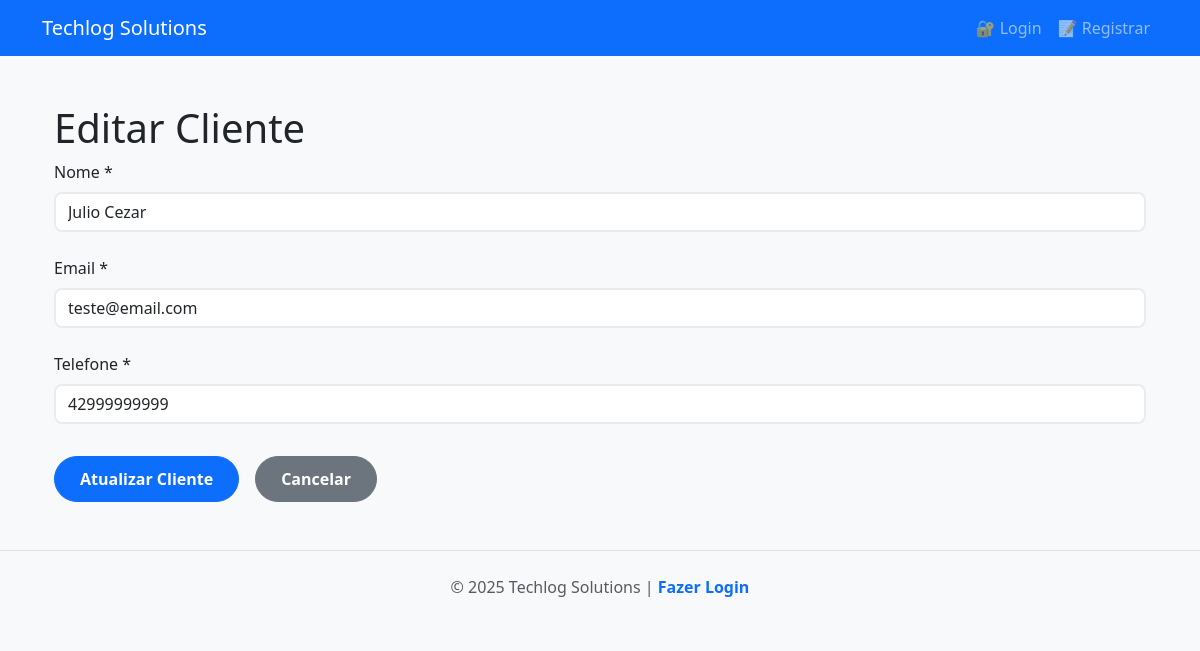
/clientes/3, run on an earlier commit of the app's database.
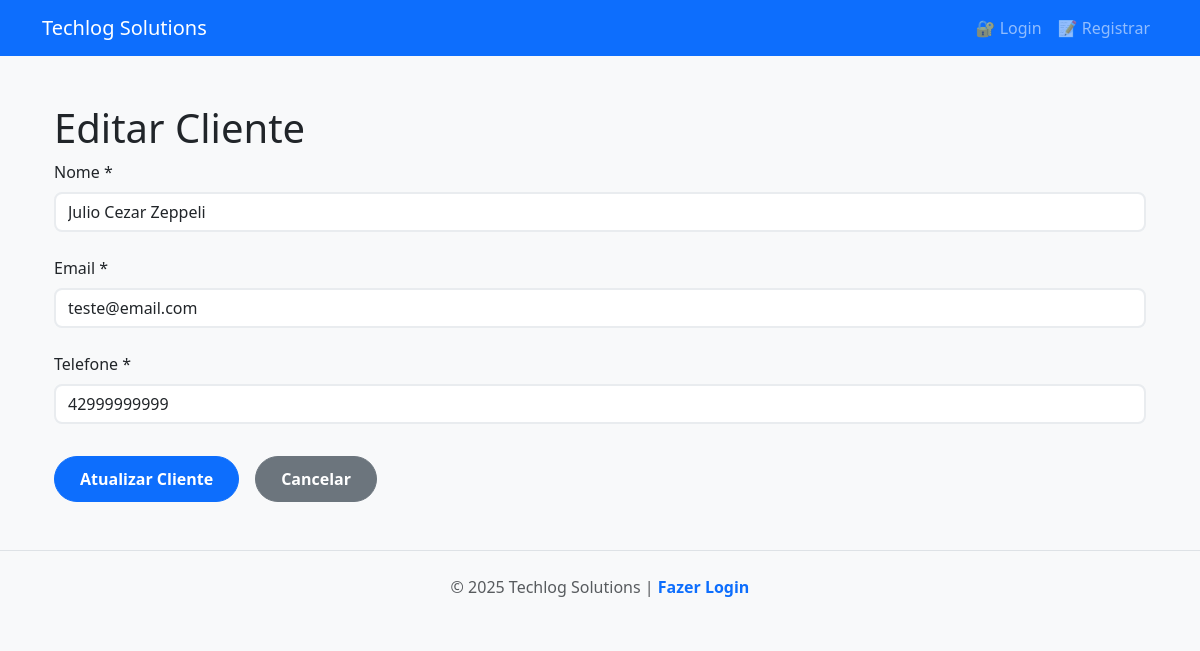
And on a later commit of the database.
### tables this page shows
CREATE TABLE clientes (
                    id INTEGER PRIMARY KEY AUTOINCREMENT,
                    nome TEXT NOT NULL,
                    email TEXT NOT NULL,
                    telefone TEXT NOT NULL
                );

### app/rotas/cliente.py (the view)
@front_router.get("/{cliente_id}", response_class=HTMLResponse)
async def pagina_editar_cliente(
    request: Request,
    cliente_id: int,
    cliente_repositorio: Annotated[ClienteRepositorio, Depends(obter_cliente_repositorio)]
):
    cliente = await cliente_repositorio.obter_cliente(cliente_id)
    return templates.TemplateResponse(request, "clientes-form.html", {"cliente": cliente})

### templates/clientes-form.html (shortened to what this page needs)
{% extends "base.html" %}
{% block conteudo %}
<div class="container">
    <h1>{{ 'Editar' if cliente else 'Cadastrar Novo' }} Cliente {{cliente_id}}</h1>
    <form id="formCliente" class="form-cliente">
        <div class="form-group">
            <label for="nome">Nome *</label>
            <input type="text" id="nome" name="nome" class="form-control" value="{{ cliente.nome if cliente else '' }}" required>
        </div>
        <div class="form-group">
            <label for="email">Email *</label>
            <input type="email" id="email" name="email" class="form-control" value="{{ cliente.email if cliente else '' }}" required>
        </div>
        <div class="form-group">
            <label for="telefone">Telefone *</label>
            <input type="tel" id="telefone" name="telefone" class="form-control" placeholder="(00) 00000-0000" value="{{ cliente.telefone if cliente else '' }}" required>
        </div>
        <div class="form-actions">
            <button type="submit" class="btn btn-primary">{{ 'Atualizar' if cliente else 'Cadastrar' }} Cliente</button>
            <a href="/clientes" class="btn btn-secondary">Cancelar</a>
        </div>
    </form>
</div>
{% endblock %}

What changed in the data, as far as the page shows it:
changed clientes "teste@email.com": nome "Julio Cezar" → "Julio Cezar Zeppeli"
